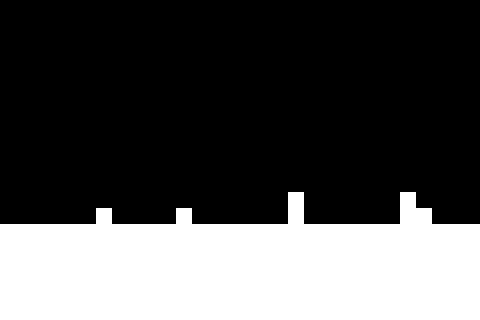

A 2D game scene composited from a Tiled map and its tileset images. What follows is a short description and the map's XML, with each tile layer's data collapsed to a summary:
An orthogonal 30x20 tile map with 16x16 px tiles, 2 tile layers (Floor, Danger).

<map version="1.0" orientation="orthogonal" renderorder="right-down" width="30" height="20" tilewidth="16" tileheight="16">
 <tileset firstgid="1" name="FloorTiles" tilewidth="16" tileheight="16">
  <image source="../../images/tiles/FloorTiles.png" width="32" height="16" />
 </tileset>
 <layer name="Floor" width="30" height="20">
  <properties>
   <property name="tileset" value="FloorTiles" />
  </properties>
  <data>[600 cells, 180 non-empty, 1 distinct tile ids]</data>
 </layer>
 <layer name="Danger" width="30" height="20">
  <properties>
   <property name="tileset" value="FloorTiles" />
  </properties>
  <data>[600 cells, 7 non-empty, 1 distinct tile ids]</data>
 </layer>
</map>
